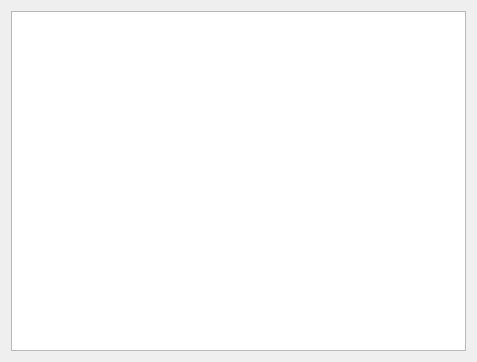
<?xml version="1.0" encoding="UTF-8"?>
<ui version="4.0">
 <class>BookDialog</class>
 <widget class="QDialog" name="BookDialog">
  <property name="geometry">
   <rect>
    <x>0</x>
    <y>0</y>
    <width>477</width>
    <height>362</height>
   </rect>
  </property>
  <property name="windowTitle">
   <string>Dialog</string>
  </property>
  <layout class="QVBoxLayout" name="verticalLayout">
   <item>
    <widget class="QTableView" name="tableViewBooks">
     <property name="selectionBehavior">
      <enum>QAbstractItemView::SelectItems</enum>
     </property>
    </widget>
   </item>
  </layout>
 </widget>
 <resources/>
 <connections/>
</ui>
